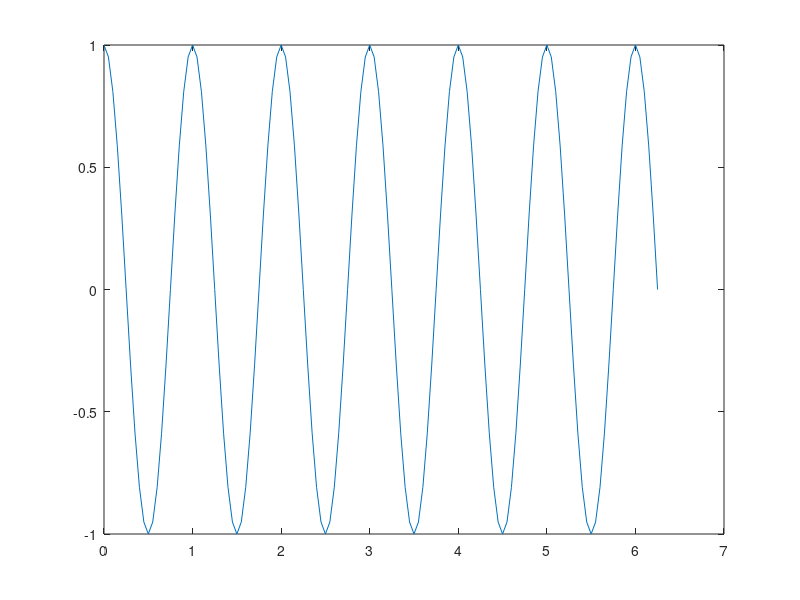
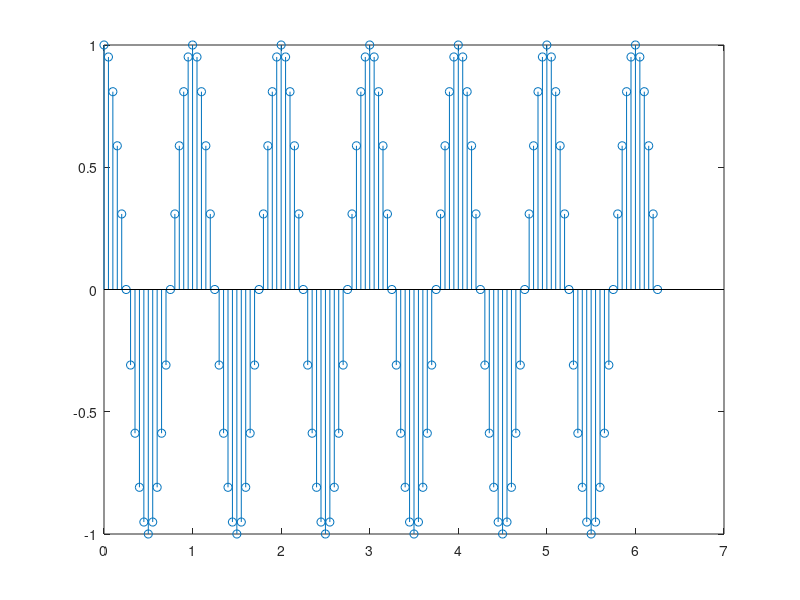

These figures' MATLAB source, in order:
% Plotting Sine curve
close all
clear
clc

fs=20; %Sampling at 20Hz
a=1;
f=1;  %Linear Frequency
w=2*pi*f; %Angular frequency
theta=pi/2;
t=0:1/fs:2*pi;
y=a*sin(w*t+theta);

figure;
plot(t,y);
figure;
stem(t,y);